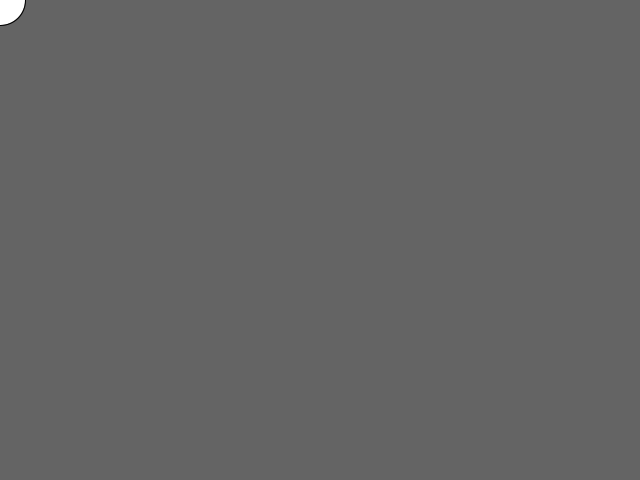
Frame 1 (no input)
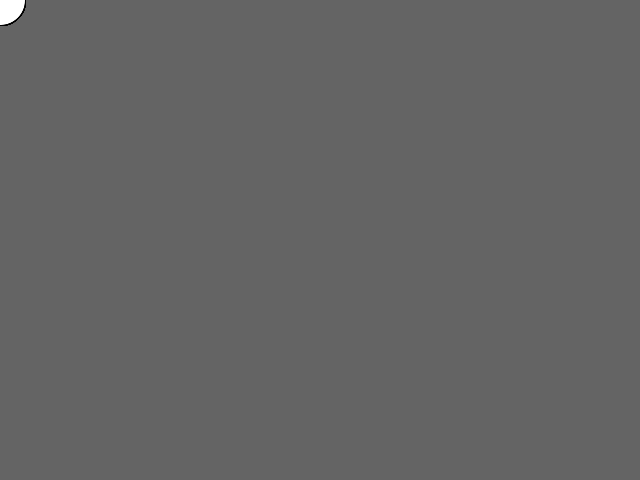
Frame 60 (the mouse pressed at the canvas centre just before this capture)
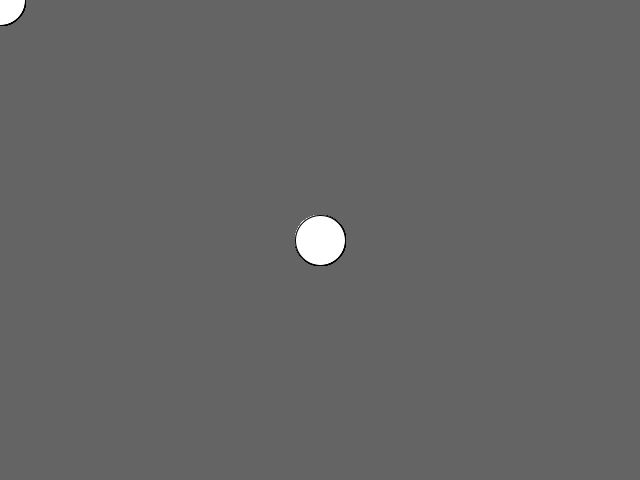
Frame 120 (the mouse held since frame 60 and released just before this capture)

The Processing sketch that drew these frames (run headless with seeded random() and noise(); from frame 60 on, the mouse is pressed at the canvas centre):

// Processing sketch: bola_que_rastreia_o_mouse_e_apaga_com_o_clique
// ── bola_que_rastreia_o_mouse_e_apaga_com_o_clique.pde
void setup(){
  size (640,480);
  background(100);
}

void draw() {
  ellipse (mouseX, mouseY, 50, 50);
}

void mousePressed(){
  background(100);
}
